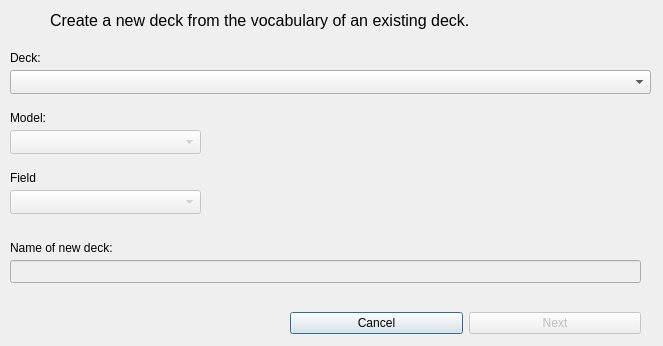
<?xml version="1.0" encoding="UTF-8"?>
<ui version="4.0">
 <class>NewVocabDeckDialog</class>
 <widget class="QDialog" name="NewVocabDeckDialog">
  <property name="geometry">
   <rect>
    <x>0</x>
    <y>0</y>
    <width>663</width>
    <height>346</height>
   </rect>
  </property>
  <property name="windowTitle">
   <string>Dialog</string>
  </property>
  <widget class="QLabel" name="label">
   <property name="geometry">
    <rect>
     <x>10</x>
     <y>50</y>
     <width>276</width>
     <height>16</height>
    </rect>
   </property>
   <property name="text">
    <string>Deck:</string>
   </property>
  </widget>
  <widget class="QComboBox" name="deckSelect">
   <property name="geometry">
    <rect>
     <x>10</x>
     <y>70</y>
     <width>641</width>
     <height>24</height>
    </rect>
   </property>
  </widget>
  <widget class="QLabel" name="label_2">
   <property name="geometry">
    <rect>
     <x>10</x>
     <y>110</y>
     <width>421</width>
     <height>16</height>
    </rect>
   </property>
   <property name="text">
    <string>Model:</string>
   </property>
  </widget>
  <widget class="QComboBox" name="modelSelect">
   <property name="enabled">
    <bool>false</bool>
   </property>
   <property name="geometry">
    <rect>
     <x>10</x>
     <y>130</y>
     <width>191</width>
     <height>24</height>
    </rect>
   </property>
  </widget>
  <widget class="QLabel" name="label_3">
   <property name="geometry">
    <rect>
     <x>10</x>
     <y>170</y>
     <width>421</width>
     <height>16</height>
    </rect>
   </property>
   <property name="text">
    <string>Field</string>
   </property>
  </widget>
  <widget class="QComboBox" name="fieldSelect">
   <property name="enabled">
    <bool>false</bool>
   </property>
   <property name="geometry">
    <rect>
     <x>10</x>
     <y>190</y>
     <width>191</width>
     <height>24</height>
    </rect>
   </property>
  </widget>
  <widget class="QLineEdit" name="newDeckName">
   <property name="enabled">
    <bool>false</bool>
   </property>
   <property name="geometry">
    <rect>
     <x>10</x>
     <y>260</y>
     <width>631</width>
     <height>23</height>
    </rect>
   </property>
   <property name="text">
    <string/>
   </property>
  </widget>
  <widget class="QLabel" name="label_4">
   <property name="geometry">
    <rect>
     <x>10</x>
     <y>240</y>
     <width>421</width>
     <height>16</height>
    </rect>
   </property>
   <property name="text">
    <string>Name of new deck:</string>
   </property>
  </widget>
  <widget class="QLabel" name="label_5">
   <property name="geometry">
    <rect>
     <x>50</x>
     <y>10</y>
     <width>571</width>
     <height>21</height>
    </rect>
   </property>
   <property name="font">
    <font>
     <pointsize>12</pointsize>
    </font>
   </property>
   <property name="text">
    <string>Create a new deck from the vocabulary of an existing deck.</string>
   </property>
  </widget>
  <widget class="QWidget" name="layoutWidget">
   <property name="geometry">
    <rect>
     <x>290</x>
     <y>310</y>
     <width>351</width>
     <height>26</height>
    </rect>
   </property>
   <layout class="QHBoxLayout" name="horizontalLayout">
    <item>
     <widget class="QPushButton" name="cancelButton">
      <property name="text">
       <string>Cancel</string>
      </property>
     </widget>
    </item>
    <item>
     <widget class="QPushButton" name="nextButton">
      <property name="enabled">
       <bool>false</bool>
      </property>
      <property name="text">
       <string>Next</string>
      </property>
     </widget>
    </item>
   </layout>
  </widget>
 </widget>
 <resources/>
 <connections/>
</ui>
